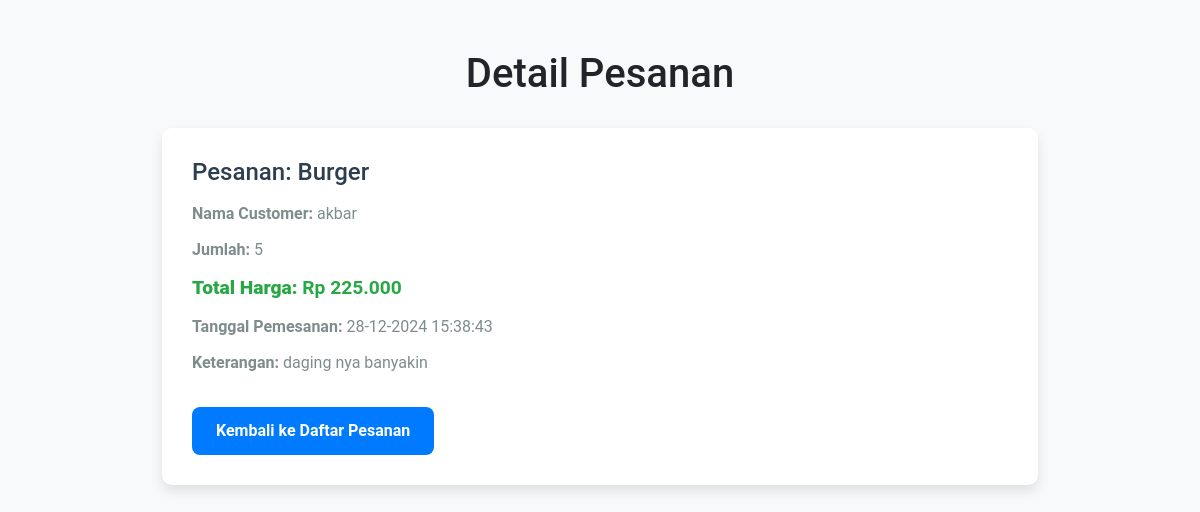
Screenshot of /detail_pesanan.php?id_order=8 (signed in) with the database file from the repository.
### tables this page shows
CREATE TABLE `orders` (
  `id_order` int(11) NOT NULL,
  `id_user` int(11) NOT NULL,
  `id_menu` int(11) NOT NULL,
  `jumlah` int(11) NOT NULL,
  `total_harga` int(11) NOT NULL,
  `tanggal_pesanan` datetime DEFAULT current_timestamp(),
  `keterangan` text DEFAULT NULL
);

CREATE TABLE `menu` (
  `id_menu` int(11) NOT NULL,
  `nama_menu` varchar(100) NOT NULL,
  `deskripsi` text DEFAULT NULL,
  `harga` int(11) NOT NULL,
  `gambar` varchar(255) DEFAULT NULL
);

CREATE TABLE `users` (
  `id_user` int(11) NOT NULL,
  `username` varchar(50) NOT NULL,
  `password` varchar(255) NOT NULL,
  `role` enum('kasir','customer') NOT NULL
);

### detail_pesanan.php (the view, shortened to what this page needs)
<?php
include 'koneksi.php';
if (isset($_GET['id_order'])) {
    $id_order = $_GET['id_order'];
    $sql = "SELECT orders.id_order, users.username AS customer_name, menu.nama_menu, orders.jumlah, orders.total_harga, orders.tanggal_pesanan, orders.keterangan
            FROM orders
            JOIN users ON orders.id_user = users.id_user
            JOIN menu ON orders.id_menu = menu.id_menu
            WHERE orders.id_order = '$id_order'";
    $result = mysqli_query($conn, $sql);
    $orderDetails = mysqli_fetch_assoc($result);
} else {
    echo "ID Pesanan tidak ditemukan.";
    exit();
}
?>
<!DOCTYPE html>
<html lang="en">
<head>
    <link href="https://cdn.jsdelivr.net/npm/bootstrap@5.3.0-alpha1/dist/css/bootstrap.min.css" rel="stylesheet">
</head>
<body>
    <div class="container">
        <div class="page-header">
            <h1>Detail Pesanan</h1>
        </div>
        <div class="order-details">
            <h4>Pesanan: <?php echo htmlspecialchars($orderDetails['nama_menu']); ?></h4>
            <p><strong>Nama Customer:</strong> <?php echo htmlspecialchars($orderDetails['customer_name']); ?></p>
            <p><strong>Jumlah:</strong> <?php echo htmlspecialchars($orderDetails['jumlah']); ?></p>
            <p class="total-price"><strong>Total Harga:</strong> Rp <?php echo number_format($orderDetails['total_harga'], 0, ',', '.'); ?></p>
            <p><strong>Tanggal Pemesanan:</strong> <?php echo date('d-m-Y H:i:s', strtotime($orderDetails['tanggal_pesanan'])); ?></p>
            <p><strong>Keterangan:</strong> <?php echo htmlspecialchars($orderDetails['keterangan']); ?></p>
            <a href="pesanan.php" class="back-button">Kembali ke Daftar Pesanan</a>
        </div>
    </div>
</body>
</html>

### detail_pesanan.php (style rules this page uses)
body { font-family: 'Roboto', sans-serif; background-color: #f8f9fa; margin: 0; padding: 0; }
.container { margin-top: 50px; max-width: 900px; }
.page-header { margin-bottom: 30px; text-align: center; }
.order-details { background-color: white; padding: 30px; border-radius: 10px; box-shadow: 0 6px 12px rgba(0, 0, 0, 0.1); margin-bottom: 30px; transition: box-shadow 0.3s ease; }
.order-details h4 { font-size: 1.5rem; color: #2c3e50; margin-bottom: 15px; }
.order-details p { font-size: 1rem; color: #7f8c8d; margin-bottom: 12px; }
.order-details .total-price { font-size: 1.2rem; font-weight: bold; color: #28a745; }
.back-button { background-color: #007bff; color: white; padding: 12px 24px; border-radius: 8px; text-decoration: none; font-weight: 600; text-align: center; display: inline-block; transition: background-color 0.3s ease; margin-top: 20px; }

### rows the page displays
orders: id_menu.nama_menu "Burger", id_user.username "akbar", jumlah "5", total_harga "225.000", tanggal_pesanan "28-12-2024 15:38:43", keterangan "daging nya banyakin"
